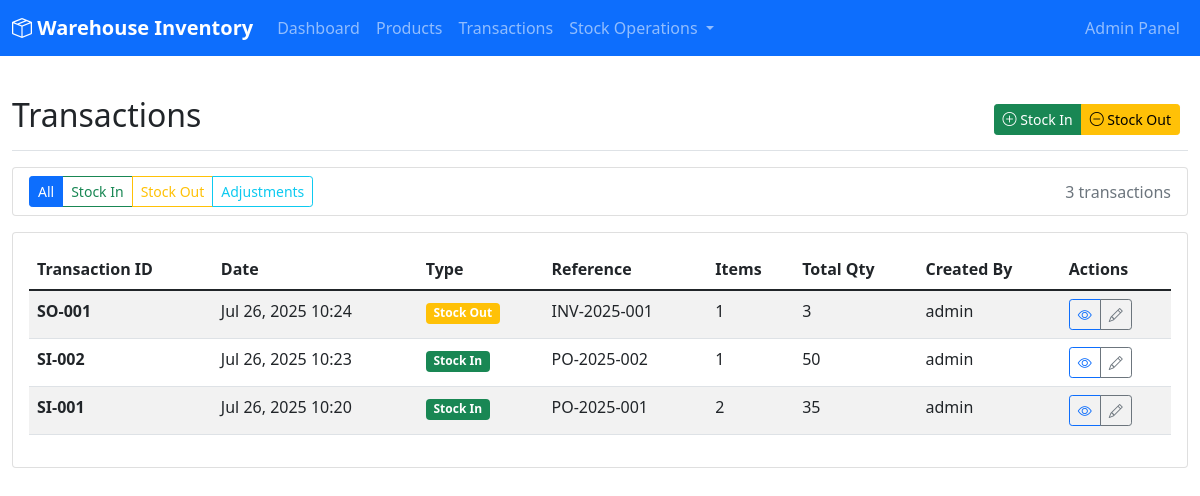
Screenshot of /transactions/ with the database file from the repository.
### inventory/models.py (models this page shows, shortened)
class StckMain(models.Model):
    TRANSACTION_TYPES = [
        ('IN', 'Stock In'),
        ('OUT', 'Stock Out'),
        ('ADJ', 'Adjustment'),
    ]
    transaction_id = models.CharField(max_length=50, unique=True, help_text="Unique transaction ID")
    transaction_date = models.DateTimeField(help_text="Transaction date and time")
    transaction_type = models.CharField(
        max_length=3,
        choices=TRANSACTION_TYPES,
        help_text="Type of transaction"
    )
    reference_number = models.CharField(max_length=100, blank=True, help_text="Reference number (PO, Invoice, etc.)")
    remarks = models.TextField(blank=True, help_text="Additional remarks")
    created_by = models.CharField(max_length=100, help_text="User who created the transaction")
    created_at = models.DateTimeField(auto_now_add=True)
    updated_at = models.DateTimeField(auto_now=True)
    class Meta:
        db_table = 'stckmain'
        verbose_name = 'Stock Transaction'
        verbose_name_plural = 'Stock Transactions'
        ordering = ['-transaction_date']
    @property
    def total_items(self):
        return self.details.count()
    @property
    def total_quantity(self):
        from django.db.models import Sum
        return self.details.aggregate(total=Sum('quantity'))['total'] or 0

### inventory/views.py (the view)
# urls.py: path('transactions/', views.transaction_list, name='transaction_list'),
def transaction_list(request):
    transactions = StckMain.objects.all()
    transaction_type = request.GET.get('type')
    if transaction_type:
        transactions = transactions.filter(transaction_type=transaction_type)
    return render(request, 'inventory/transaction_list.html', {
        'transactions': transactions,
        'current_filter': transaction_type
    })

### inventory/templates/inventory/transaction_list.html (shortened to what this page needs)
{% extends 'inventory/base.html' %}
{% block content %}
<div class="d-flex justify-content-between flex-wrap flex-md-nowrap align-items-center pt-3 pb-2 mb-3 border-bottom">
    <h1 class="h2">Transactions</h1>
    <div class="btn-toolbar mb-2 mb-md-0">
        <div class="btn-group me-2">
            <a href="{% url 'inventory:stock_in_form' %}" class="btn btn-success btn-sm">
                <i class="bi bi-plus-circle"></i> Stock In
            </a>
            <a href="{% url 'inventory:stock_out_form' %}" class="btn btn-warning btn-sm">
                <i class="bi bi-dash-circle"></i> Stock Out
            </a>
        </div>
    </div>
</div>
<div class="card mb-3">
    <div class="card-body py-2">
        <div class="row align-items-center">
            <div class="col-md-6">
                <div class="btn-group" role="group">
                    <a href="{% url 'inventory:transaction_list' %}" class="btn btn-outline-primary {% if not current_filter %}active{% endif %} btn-sm">All</a>
                    <a href="{% url 'inventory:transaction_list' %}?type=IN" class="btn btn-outline-success {% if current_filter == 'IN' %}active{% endif %} btn-sm">Stock In</a>
                    <a href="{% url 'inventory:transaction_list' %}?type=OUT" class="btn btn-outline-warning {% if current_filter == 'OUT' %}active{% endif %} btn-sm">Stock Out</a>
                    <a href="{% url 'inventory:transaction_list' %}?type=ADJ" class="btn btn-outline-info {% if current_filter == 'ADJ' %}active{% endif %} btn-sm">Adjustments</a>
                </div>
            </div>
            <div class="col-md-6 text-end">
                <span class="text-muted">{{ transactions.count }} transaction{{ transactions.count|pluralize }}</span>
            </div>
        </div>
    </div>
</div>
<div class="card">
    <div class="card-body">
        {% if transactions %}
        <div class="table-responsive">
            <table class="table table-striped">
                <thead>
                    <tr>
                        <th>Transaction ID</th>
                        <th>Date</th>
                        <th>Type</th>
                        <th>Reference</th>
                        <th>Items</th>
                        <th>Total Qty</th>
                        <th>Created By</th>
                        <th>Actions</th>
                    </tr>
                </thead>
                <tbody>
                    {% for transaction in transactions %}
                    <tr>
                        <td><strong>{{ transaction.transaction_id }}</strong></td>
                        <td>{{ transaction.transaction_date|date:"M d, Y H:i" }}</td>
                        <td>
                            {% if transaction.transaction_type == 'IN' %}
                                <span class="badge bg-success">Stock In</span>
                            {% elif transaction.transaction_type == 'OUT' %}
                                <span class="badge bg-warning">Stock Out</span>
                            {% else %}
                                <span class="badge bg-info">{{ transaction.get_transaction_type_display }}</span>
                            {% endif %}
                        </td>
                        <td>{{ transaction.reference_number|default:"-" }}</td>
                        <td>{{ transaction.total_items }}</td>
                        <td>{{ transaction.total_quantity }}</td>
                        <td>{{ transaction.created_by }}</td>
                        <td>
                            <div class="btn-group btn-group-sm">
                                <a href="/admin/inventory/stckmain/{{ transaction.id }}/change/" class="btn btn-outline-primary btn-sm" title="View Details">
                                    <i class="bi bi-eye"></i>
                                </a>
                                <a href="/admin/inventory/stckmain/{{ transaction.id }}/change/" class="btn btn-outline-secondary btn-sm" title="Edit">
                                    <i class="bi bi-pencil"></i>
                                </a>
                            </div>
                        </td>
                    </tr>
                    {% endfor %}
                </tbody>
            </table>
        </div>
        {% endif %}
    </div>
</div>
{% endblock %}

### rows the page displays
StckMain: transaction_type "Stock Out"
StckMain: transaction_type "Stock In"
StckMain: transaction_type "Stock In"

### other values shown
{{ transactions.count }} "3"
